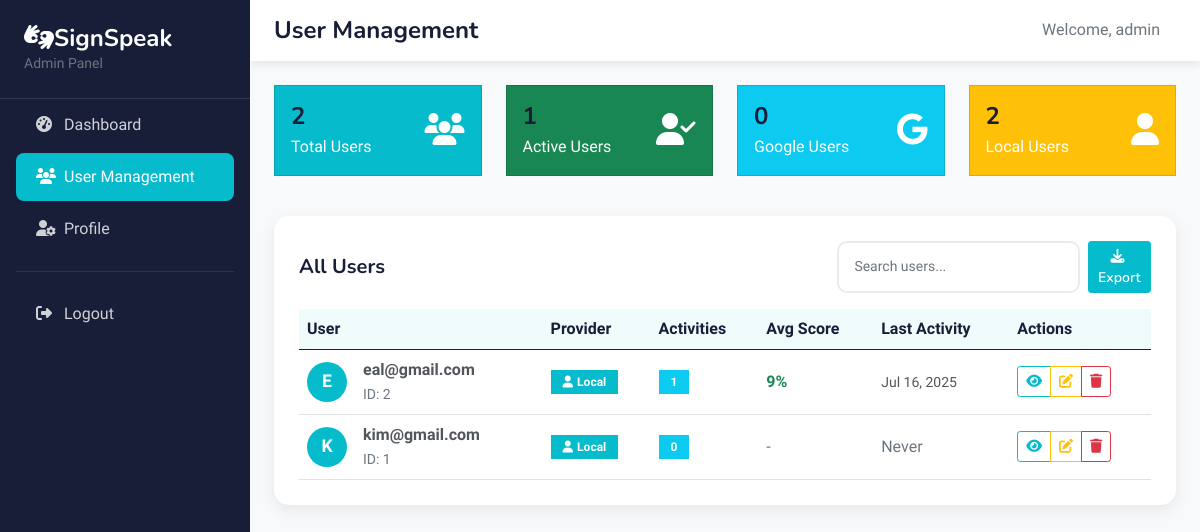
Screenshot of /admin_users.php (signed in) with the database file from the repository.
### tables this page shows
CREATE TABLE `users` (
  `user_id` int(11) NOT NULL,
  `username` varchar(50) NOT NULL,
  `password` varchar(255) NOT NULL,
  `auth_provider` varchar(255) DEFAULT NULL
);

### admin_users.php (the view, shortened to what this page needs)
<?php
include 'config.php';
include 'admin_nav_helper.php';
try {
    $result = $conn->query("
        SELECT u.user_id, u.username, u.auth_provider,
               COUNT(up.progress_id) as total_activities,
               AVG(up.score) as avg_score,
               MAX(up.completed_at) as last_activity,
               MIN(up.completed_at) as first_activity
        FROM users u
        LEFT JOIN user_progress up ON u.user_id = up.user_id
        GROUP BY u.user_id
        ORDER BY u.user_id DESC
    ");
    $users = [];
    while ($row = $result->fetch_assoc()) {
        $users[] = $row;
    }
} catch (Exception $e) {
    $result = $conn->query("
        SELECT u.user_id, u.username, u.auth_provider,
               0 as total_activities,
               0 as avg_score,
               NULL as last_activity,
               NULL as first_activity
        FROM users u
        ORDER BY u.user_id DESC
    ");
    $users = [];
    while ($row = $result->fetch_assoc()) {
        $users[] = $row;
    }
}
?>
<!DOCTYPE html>
<head>
    <link href="https://cdnjs.cloudflare.com/ajax/libs/font-awesome/5.10.0/css/all.min.css" rel="stylesheet">
    <link href="https://cdn.jsdelivr.net/npm/bootstrap-icons@1.4.1/font/bootstrap-icons.css" rel="stylesheet">
    <link
    href="https://cdnjs.cloudflare.com/ajax/libs/font-awesome/6.5.0/css/all.min.css"
    rel="stylesheet"
    />
    <link href="lib/animate/animate.min.css" rel="stylesheet">
    <link href="lib/owlcarousel/assets/owl.carousel.min.css" rel="stylesheet">
    <link href="css/bootstrap.min.css" rel="stylesheet">
    <link href="css/admin.css?v=<?php echo time(); ?>" rel="stylesheet">
</head>
<body>
    <div class="admin-container">
        <div class="admin-sidebar">
            <div class="sidebar-header">
                <h4><i class="fa-solid fa-hands-asl-interpreting"></i>SignSpeak</h4>
                <p class="text-muted small">Admin Panel</p>
            </div>
            <?php echo renderAdminNav(); ?>
        </div>
        <div class="admin-main">
            <div class="admin-navbar">
                <div class="d-flex justify-content-between align-items-center">
                    <h4 class="mb-0">User Management</h4>
                    <div class="d-flex align-items-center">
                        <span class="text-muted me-3">Welcome, <?php echo htmlspecialchars($_SESSION['admin_username']); ?></span>
                    </div>
                </div>
            </div>
            <div class="admin-content">
                <div class="row mb-4">
                    <div class="col-md-3 mb-3">
                        <div class="card bg-primary text-white">
                            <div class="card-body">
                                <div class="d-flex justify-content-between">
                                    <div>
                                        <h4 class="mb-1"><?php echo count($users); ?></h4>
                                        <p class="mb-0">Total Users</p>
                                    </div>
                                    <div class="align-self-center">
                                        <i class="fas fa-users fa-2x"></i>
                                    </div>
                                </div>
                            </div>
                        </div>
                    </div>
                    <div class="col-md-3 mb-3">
                        <div class="card bg-success text-white">
                            <div class="card-body">
                                <div class="d-flex justify-content-between">
                                    <div>
                                        <h4 class="mb-1"><?php echo count(array_filter($users, function($u) { return $u['total_activities'] > 0; })); ?></h4>
                                        <p class="mb-0">Active Users</p>
                                    </div>
                                    <div class="align-self-center">
                                        <i class="fas fa-user-check fa-2x"></i>
                                    </div>
                                </div>
                            </div>
                        </div>
                    </div>
                    <div class="col-md-3 mb-3">
                        <div class="card bg-info text-white">
                            <div class="card-body">
                                <div class="d-flex justify-content-between">
                                    <div>
                                        <h4 class="mb-1"><?php echo count(array_filter($users, function($u) { return $u['auth_provider'] === 'google'; })); ?></h4>
                                        <p class="mb-0">Google Users</p>
                                    </div>
                                    <div class="align-self-center">
                                        <i class="fab fa-google fa-2x"></i>
                                    </div>
                                </div>
                            </div>
                        </div>
                    </div>
                    <div class="col-md-3 mb-3">
                        <div class="card bg-warning text-white">
                            <div class="card-body">
                                <div class="d-flex justify-content-between">
                                    <div>
                                        <h4 class="mb-1"><?php echo count(array_filter($users, function($u) { return $u['auth_provider'] === 'local'; })); ?></h4>
                                        <p class="mb-0">Local Users</p>
                                    </div>
                                    <div class="align-self-center">
                                        <i class="fas fa-user fa-2x"></i>
                                    </div>
                                </div>
                            </div>
                        </div>
                    </div>
                </div>
                <div class="table-container">
                    <div class="d-flex justify-content-between align-items-center mb-3">
                        <h5 class="mb-0">All Users</h5>
                        <div class="d-flex gap-2">
                            <input type="text" class="form-control form-control-sm" id="searchInput" placeholder="Search users...">
                            <button class="btn btn-primary btn-sm" onclick="exportUsers()">
                                <i class="fas fa-download me-1"></i>Export
                            </button>
                        </div>
                    </div>
                    <div class="table-responsive">
                        <table class="table table-hover" id="usersTable">
                            <thead class="table-light">
                                <tr>
                                    <th>User</th>
                                    <th>Provider</th>
                                    <th>Activities</th>
                                    <th>Avg Score</th>
                                    <th>Last Activity</th>
                                    <th>Actions</th>
                                </tr>
                            </thead>
                            <tbody>
                                <?php foreach ($users as $user): ?>
                                <tr>
                                    <td>
                                        <div class="d-flex align-items-center">
                                            <div class="user-avatar me-3">
                                                <?php echo strtoupper(substr($user['username'], 0, 1)); ?>
                                            </div>
                                            <div>
                                                <div class="fw-bold"><?php echo htmlspecialchars($user['username']); ?></div>
                                                <small class="text-muted">ID: <?php echo $user['user_id']; ?></small>
                                            </div>
                                        </div>
                                    </td>
                                    <td>
                                        <?php if ($user['auth_provider'] === 'google'): ?>
                                            <span class="badge bg-danger">
                                                <i class="fab fa-google me-1"></i>Google
                                            </span>
                                        <?php else: ?>
                                            <span class="badge bg-primary">
                                                <i class="fas fa-user me-1"></i>Local
                                            </span>
                                        <?php endif; ?>
                                    </td>
                                    <td>
                                        <span class="badge bg-info"><?php echo $user['total_activities']; ?></span>
                                    </td>
                                    <td>
                                        <?php if ($user['avg_score']): ?>
                                            <span class="text-success fw-bold"><?php echo round($user['avg_score'], 1); ?>%</span>
                                        <?php else: ?>
                                            <span class="text-muted">-</span>
                                        <?php endif; ?>
                                    </td>
                                    <td>
                                        <?php if ($user['last_activity']): ?>
                                            <small><?php echo date('M j, Y', strtotime($user['last_activity'])); ?></small>
                                        <?php else: ?>
                                            <span class="text-muted">Never</span>
                                        <?php endif; ?>
                                    </td>
                                    <td>
                                        <div class="btn-group btn-group-sm">
                                            <button class="btn btn-outline-primary" onclick="viewUserDetails(<?php echo $user['user_id']; ?>)">
                                                <i class="fas fa-eye"></i>
                                            </button>
                                            <button class="btn btn-outline-warning" onclick="editUser(<?php echo $user['user_id']; ?>)">
                                                <i class="fas fa-edit"></i>
                                            </button>
                                            <button class="btn btn-outline-danger" onclick="deleteUser(<?php echo $user['user_id']; ?>, '<?php echo htmlspecialchars($user['username']); ?>')">
                                                <i class="fas fa-trash"></i>
                                            </button>
                                        </div>
                                    </td>
                                </tr>
                                <?php endforeach; ?>
                            </tbody>
                        </table>
                    </div>
                </div>
            </div>
        </div>
    </div>
</body>
</html>

### admin_nav_helper.php (shortened to what this page needs)
<?php
function getCurrentPage() {
    $current_file = basename($_SERVER['PHP_SELF']);
    return $current_file;
}
function renderAdminNav() {
    $current_page = getCurrentPage();
    $nav_items = [
        'admin_dashboard.php' => [
            'icon' => 'fas fa-tachometer-alt',
            'text' => 'Dashboard'
        ],
        'admin_users.php' => [
            'icon' => 'fas fa-users',
            'text' => 'User Management'
        ],
        'admin_profile.php' => [
            'icon' => 'fas fa-user-cog',
            'text' => 'Profile'
        ]
    ];
    $nav_html = '<nav class="nav flex-column px-3">';
    foreach ($nav_items as $page => $item) {
        $active_class = ($current_page === $page) ? 'active' : '';
        $nav_html .= sprintf(
            '<a class="nav-link %s" href="%s">
                <i class="%s me-2"></i>%s
            </a>',
            $active_class,
            $page,
            $item['icon'],
            $item['text']
        );
    }
    $nav_html .= '<hr class="text-muted">
                <a class="nav-link" href="admin_logout.php">
                    <i class="fas fa-sign-out-alt me-2"></i>Logout
                </a>
            </nav>';
    return $nav_html;
}
?>

### css/admin.css (style rules this page uses)
.btn { font-family: 'Nunito', sans-serif; font-weight: 600; transition: .5s; }
.btn.btn-primary, .btn.btn-secondary { color: #FFFFFF; }
.admin-container { display: flex; min-height: 100vh; }
.admin-sidebar { background: var(--dark); min-height: 100vh; color: white; width: 250px; flex-shrink: 0; position: fixed; left: 0; top: 0; z-index: 1000; }
.admin-sidebar .sidebar-header { padding: 1.5rem; border-bottom: 1px solid rgba(255,255,255,0.1); }
.admin-sidebar .sidebar-header h4 { margin: 0; color: white; }
.admin-sidebar .sidebar-header p { margin: 0; color: rgba(255,255,255,0.7); font-size: 0.875rem; }
.admin-sidebar .nav-link { color: rgba(255,255,255,0.8); padding: 12px 20px; border-radius: 8px; margin: 2px 0; transition: all 0.3s ease; text-decoration: none; display: block; }
.admin-sidebar .nav-link:hover, .admin-sidebar .nav-link.active { background: var(--primary); color: white; text-decoration: none; }
.admin-sidebar .nav-link i { width: 20px; margin-right: 10px; }
.admin-main { flex: 1; margin-left: 250px; background: #f8f9fa; min-height: 100vh; }
.admin-navbar { background: white; box-shadow: 0 2px 10px rgba(0,0,0,0.1); padding: 1rem 1.5rem; position: sticky; top: 0; z-index: 999; }
.admin-navbar h4 { margin: 0; color: var(--dark); }
.admin-content { padding: 1.5rem; }
.table-container { background: white; border-radius: 15px; padding: 25px; box-shadow: 0 5px 15px rgba(0,0,0,0.08); margin-bottom: 1.5rem; }
.form-control { border-radius: 10px; border: 2px solid #e9ecef; padding: 12px 15px; transition: all 0.3s ease; }
.user-avatar { width: 40px; height: 40px; border-radius: 50%; background: var(--primary); display: flex; align-items: center; justify-content: center; color: white; font-weight: bold; font-size: 1.1rem; }
.table { margin-bottom: 0; }
.table th { border-top: none; font-weight: 600; color: var(--dark); }
.table td { vertical-align: middle; }
.badge { font-size: 0.75rem; padding: 0.375rem 0.75rem; }
.bg-primary { background-color: var(--primary) !important; }

### rows the page displays
users: username "E", username "eal@gmail.com", user_id "2", auth_provider "local" (drawn), total_activities "1", avg_score "9", last_activity "Jul 16, 2025"
users: username "K", username "kim@gmail.com", user_id "1", auth_provider "local" (drawn), total_activities "0", shows "Never"

### other values shown
$item['text'] "Dashboard"
$item['text'] "User Management"
$item['text'] "Profile"
$_SESSION['admin_username'] "admin"
count($users) "2"
